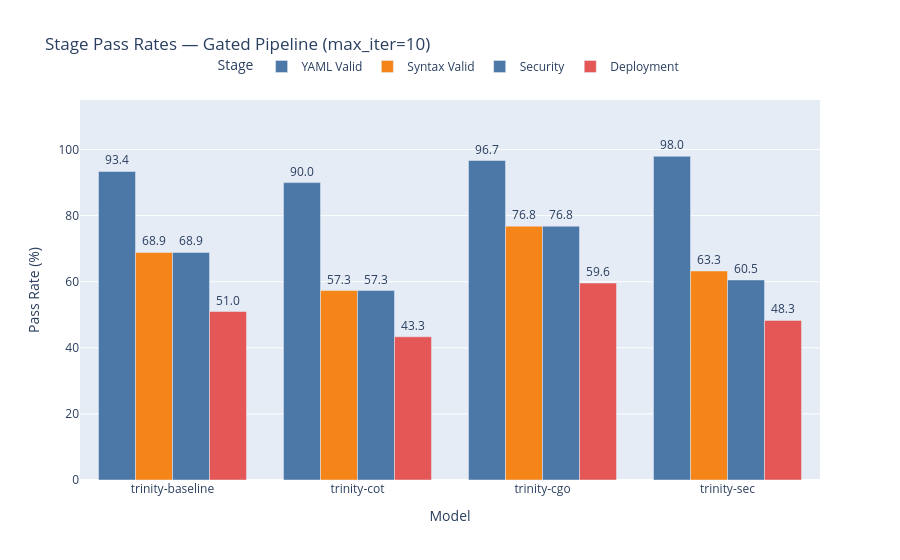

Source (notebook cell):
### Code cell
# ── Stage Pass Rate by Model — Sequential Gated Pipeline ─────────────────────
# Pipeline: yaml_validation → syntax_validation → deployment
#
# YAML pass    : task reached syntax stage at least once within max_iter
# Syntax pass  : task reached deployment stage at least once within max_iter
# Deploy pass  : task succeeded within max_iter
#
# A task that never progresses past a stage FAILS that stage and all downstream.
import plotly.express as px

MAX_ITER = 10   # <-- configure iteration budget here

STAGES       = ['yaml_validation', 'syntax_validation', 'security', 'deployment']
STAGE_LABELS = {'yaml_validation':'YAML Valid','syntax_validation':'Syntax Valid',
                'deployment':'Deployment', 'security': 'Security'}
COLORS       = {'yaml_validation':'#4C78A8','syntax_validation':'#F58518',
                'deployment':'#E45756', 'security':'#4C78A8'}

errors_df = history_df.copy()

# Pre-process: ensure numeric types
for _df in [results_df, errors_df]:
    _df['row_number'] = pd.to_numeric(_df['row_number'], errors='coerce')
errors_df['iteration_number'] = pd.to_numeric(errors_df['iteration_number'], errors='coerce')
results_df.dropna(subset=['row_number'], inplace=True)
errors_df.dropna(subset=['row_number'],  inplace=True)
results_df['row_number'] = results_df['row_number'].astype(int)
errors_df['row_number']  = errors_df['row_number'].astype(int)

def compute_stage_pass_rates(results_df, errors_df, max_iter=10):
    records = []
    for model in results_df['model_key'].unique():
        r = results_df[results_df['model_key'] == model]
        e = errors_df[(errors_df['model_key'] == model) &
                      (errors_df['iteration_number'] <= max_iter)]
        total = len(r);  all_rows = set(r['row_number'])
        if total == 0: continue

        reached_syntax = set(e[e['error_stage'] == 'syntax_validation']['row_number'])
        reached_security = set(e[e['error_stage'] == 'security_validation']['row_number'])
        reached_deploy = set(e[e['error_stage'] == 'deployment']['row_number'])
        succeeded      = set(r[(r['success'] == True) &
                               (r['total_iterations'] <= max_iter)]['row_number'])

        # YAML pass  = ever reached syntax OR deployment stage OR succeeded
        yaml_pass   = (reached_syntax | reached_security | reached_deploy | succeeded) & all_rows
        # Syntax pass = ever reached deployment stage OR succeeded
        syntax_pass = (reached_security | reached_deploy | succeeded) & all_rows
        security_pass = (reached_deploy | succeeded) & all_rows
        # Deploy pass = succeeded
        deploy_pass = succeeded & all_rows

        for stage, passed in [('yaml_validation', yaml_pass),
                               ('syntax_validation', syntax_pass),
                               ('security', security_pass),
                               ('deployment', deploy_pass)]:
            records.append({'model_key': model, 'stage': stage,
                            'pass_rate': len(passed) / total * 100,
                            'passed': len(passed), 'total': total,
                            'max_iter': max_iter})
    return pd.DataFrame(records)

df_stage = compute_stage_pass_rates(results_df, errors_df, max_iter=MAX_ITER)
df_stage['stage_label'] = df_stage['stage'].map(STAGE_LABELS)

fig = px.bar(
    df_stage, x='model_key', y='pass_rate', color='stage_label',
    barmode='group',
    category_orders={'stage_label': [STAGE_LABELS[s] for s in STAGES]},
    color_discrete_map={STAGE_LABELS[s]: COLORS[s] for s in STAGES},
    text_auto='.1f',
    labels={'pass_rate':'Pass Rate (%)','model_key':'Model','stage_label':'Stage'},
    title=f'Stage Pass Rates — Gated Pipeline (max_iter={MAX_ITER})',
)
fig.update_layout(yaxis_range=[0,115],
    legend=dict(orientation='h', yanchor='bottom', y=1.05, xanchor='center', x=0.5))
fig.update_traces(cliponaxis=False, textposition='outside')
fig.write_image('plots/stage_pass_rates.png')
fig.show()

# Print summary table
pivot = df_stage.pivot(index='model_key', columns='stage', values='pass_rate')
pivot.columns = [STAGE_LABELS[c] for c in pivot.columns]
print(f"\nStage Pass Rates at max_iter={MAX_ITER}:")
print(pivot.round(1).to_string())

### Figure 1 — Plotly figure (JSON) as saved in the notebook; plotly's stock layout.template omitted (floating-point values rounded to 4 significant figures)
{"data": [{"alignmentgroup": "True", "cliponaxis": false, "hovertemplate": "Stage=YAML Valid<br>Model=%{x}<br>Pass Rate (%)=%{y}<extra></extra>", "legendgroup": "YAML Valid", "marker": {"color": "#4C78A8", "pattern": {"shape": ""}}, "name": "YAML Valid", "offsetgroup": "YAML Valid", "orientation": "v", "showlegend": true, "textposition": "outside", "texttemplate": "%{y:.1f}", "type": "bar", "x": ["trinity-baseline", "trinity-cot", "trinity-cgo", "trinity-sec"], "xaxis": "x", "y": [93.38, 90.0, 96.69, 97.96], "yaxis": "y"}, {"alignmentgroup": "True", "cliponaxis": false, "hovertemplate": "Stage=Syntax Valid<br>Model=%{x}<br>Pass Rate (%)=%{y}<extra></extra>", "legendgroup": "Syntax Valid", "marker": {"color": "#F58518", "pattern": {"shape": ""}}, "name": "Syntax Valid", "offsetgroup": "Syntax Valid", "orientation": "v", "showlegend": true, "textposition": "outside", "texttemplate": "%{y:.1f}", "type": "bar", "x": ["trinity-baseline", "trinity-cot", "trinity-cgo", "trinity-sec"], "xaxis": "x", "y": [68.87, 57.33, 76.82, 63.27], "yaxis": "y"}, {"alignmentgroup": "True", "cliponaxis": false, "hovertemplate": "Stage=Security<br>Model=%{x}<br>Pass Rate (%)=%{y}<extra></extra>", "legendgroup": "Security", "marker": {"color": "#4C78A8", "pattern": {"shape": ""}}, "name": "Security", "offsetgroup": "Security", "orientation": "v", "showlegend": true, "textposition": "outside", "texttemplate": "%{y:.1f}", "type": "bar", "x": ["trinity-baseline", "trinity-cot", "trinity-cgo", "trinity-sec"], "xaxis": "x", "y": [68.87, 57.33, 76.82, 60.54], "yaxis": "y"}, {"alignmentgroup": "True", "cliponaxis": false, "hovertemplate": "Stage=Deployment<br>Model=%{x}<br>Pass Rate (%)=%{y}<extra></extra>", "legendgroup": "Deployment", "marker": {"color": "#E45756", "pattern": {"shape": ""}}, "name": "Deployment", "offsetgroup": "Deployment", "orientation": "v", "showlegend": true, "textposition": "outside", "texttemplate": "%{y:.1f}", "type": "bar", "x": ["trinity-baseline", "trinity-cot", "trinity-cgo", "trinity-sec"], "xaxis": "x", "y": [50.99, 43.33, 59.6, 48.3], "yaxis": "y"}], "layout": {"autosize": true, "barmode": "group", "legend": {"orientation": "h", "title": {"text": "Stage"}, "tracegroupgap": 0, "x": 0.5, "xanchor": "center", "y": 1.05, "yanchor": "bottom"}, "title": {"text": "Stage Pass Rates — Gated Pipeline (max_iter=10)"}, "xaxis": {"anchor": "y", "autorange": true, "domain": [0, 1], "range": [-0.5, 3.5], "title": {"text": "Model"}, "type": "category"}, "yaxis": {"anchor": "x", "domain": [0, 1], "range": [0, 115], "title": {"text": "Pass Rate (%)"}, "type": "linear"}}}
